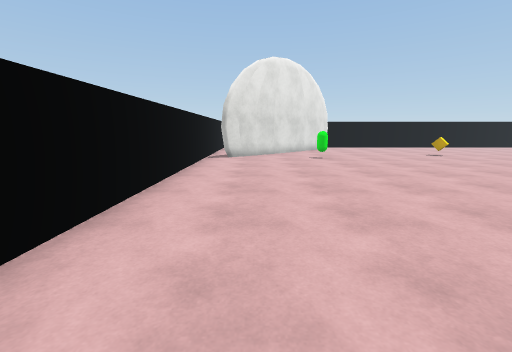
View 1 (above)

21 first-person views from a walk through a scene from a Unity 3-D project. The camera is 1.3 m above the floor, tilts 10° down and sees 90° across. The floor is counted in squares, 1 m on a side. Each view is taken from the middle of a square. On the plan, view 1 faces up. The plan holds only what a view shows up to about 13 squares ahead; the rest is blank. The player character is not drawn. Surface patterns are stand-ins for the level's own textures.

View 2
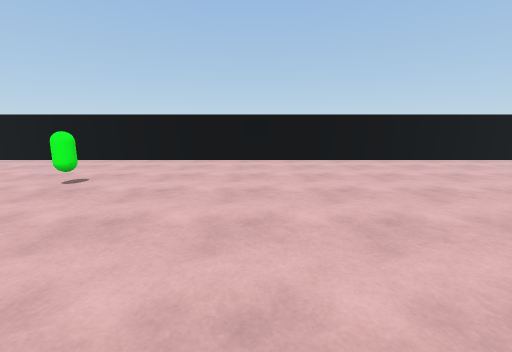

View 3
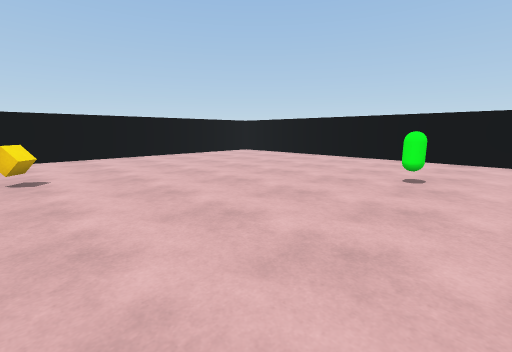

View 4
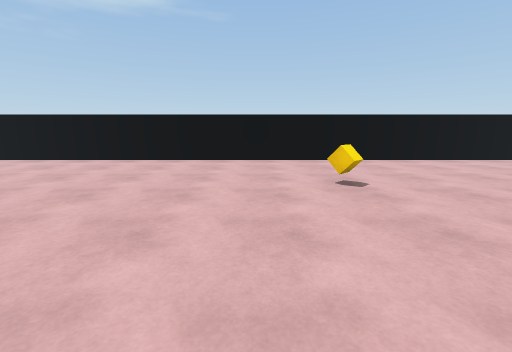

View 5
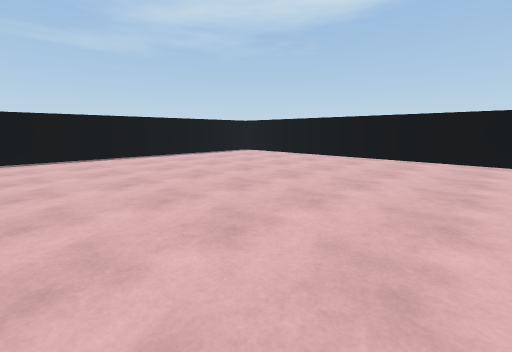

View 6
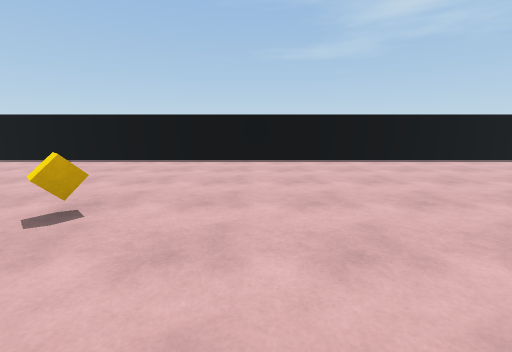

View 7
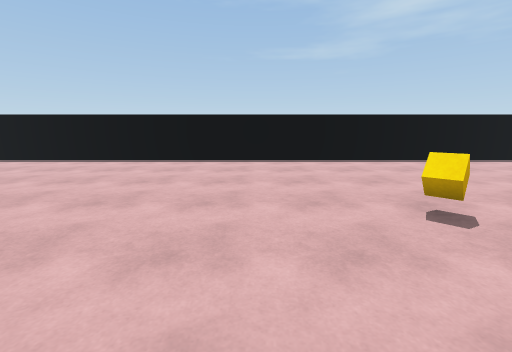

View 8
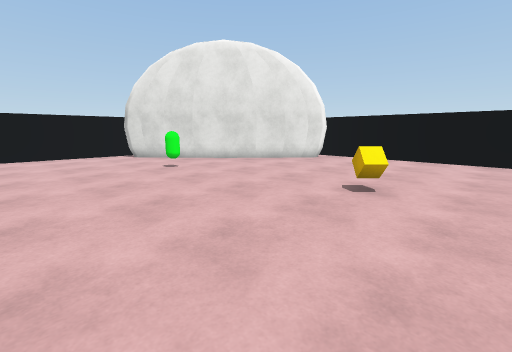

View 9
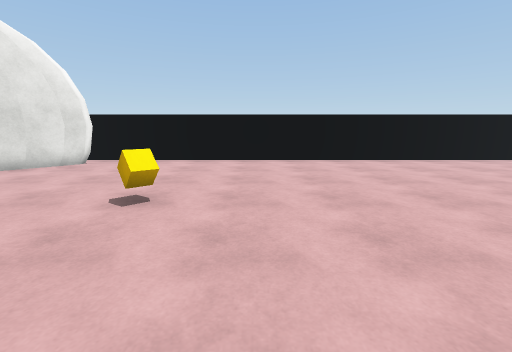

View 10
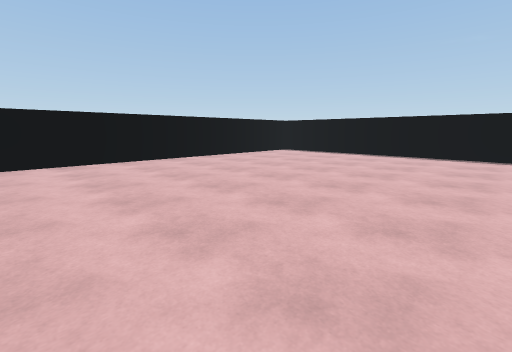

View 11
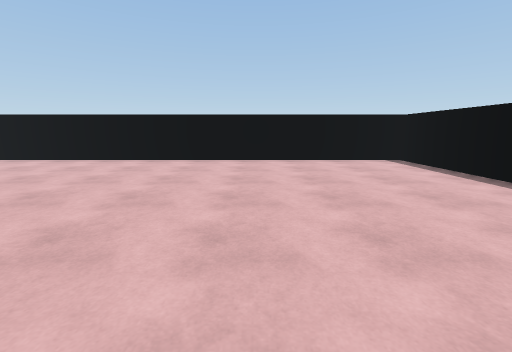

View 12
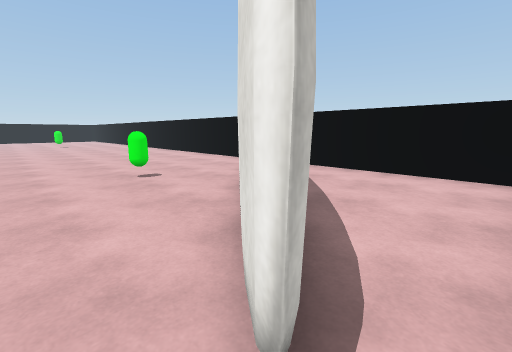

View 13
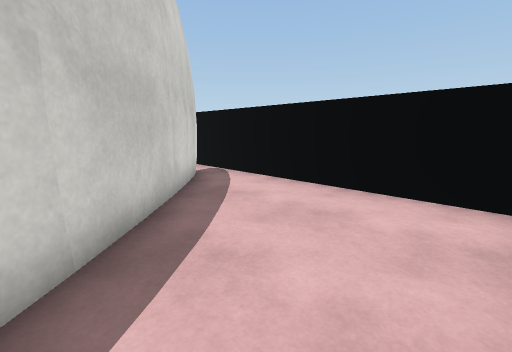

View 14
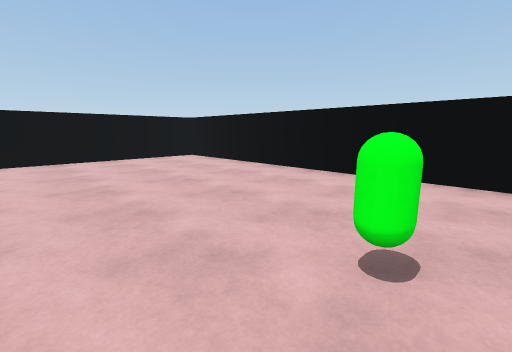

View 15
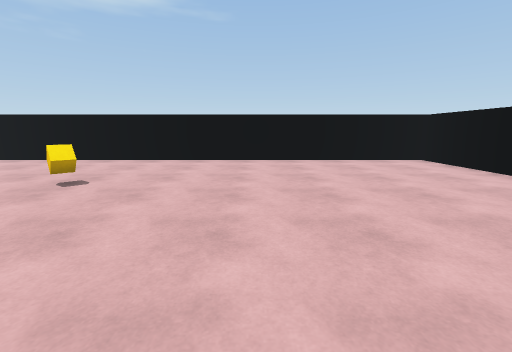

View 16
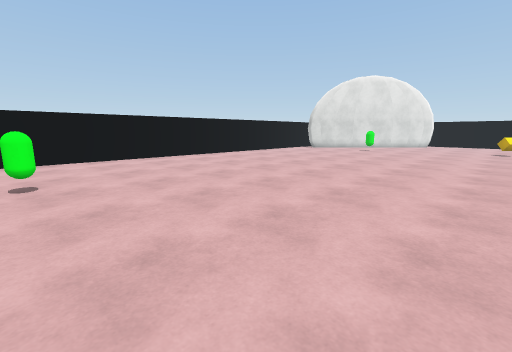

View 17
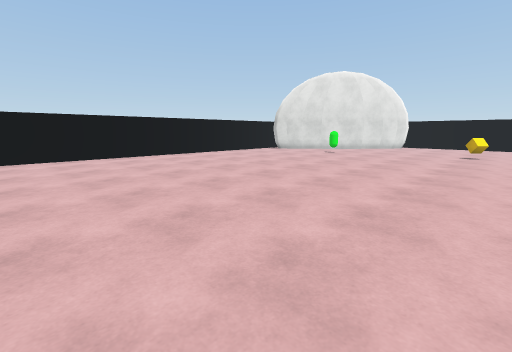

View 18
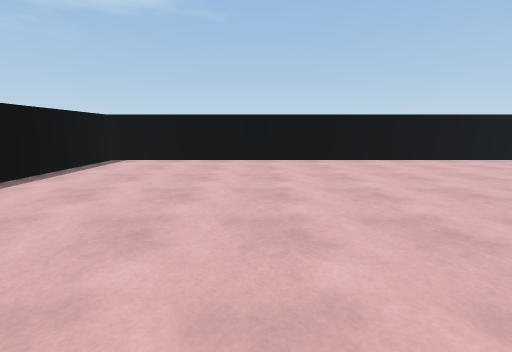

View 19
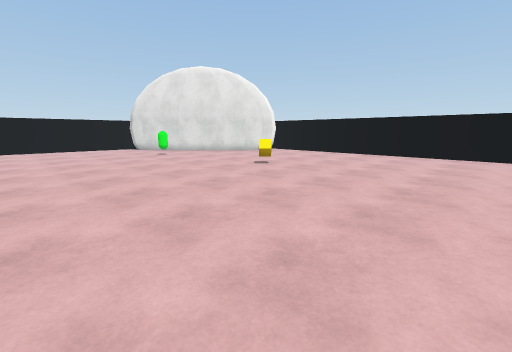

View 20
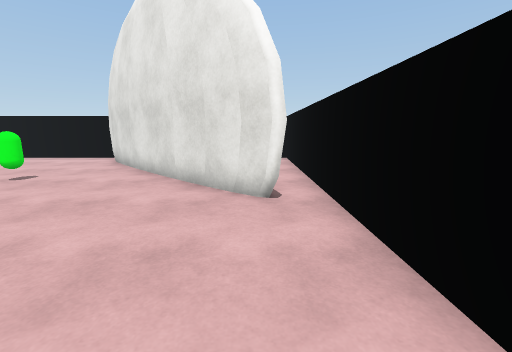

View 21
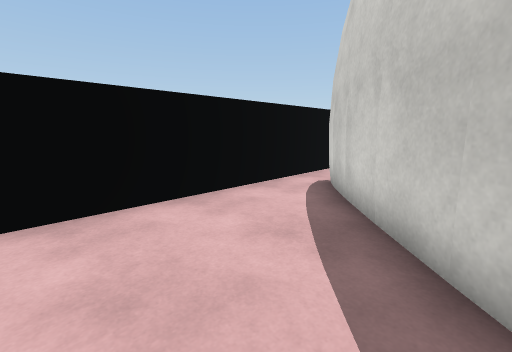

### Floor plan
Ten units are one square. View 1 is at (0, 0); x grows to the right and y downward. Boxes are objects, and circles mark ways between rooms. Rooms are numbered by the first view taken in them; rooms with no view inside come last. Other rooms are left out.
<svg viewBox="-30 -210 300 380">
<path fill="none" stroke="#000" d="M11 -147 -9 -129M-6 -132 -14 -126M-12 -127 -17 -125M42 -179 11 -146M-25 -130 -25 165 265 165 265 -205 55 -205M55 -195 41 -177M54 -195 52 -190M45 -189 52 -194M-13 -135 46 -192 55 -195M-15 -128 -11 -134M55 -205 -25 -205 -25 -130"/>
<rect x="25" y="45" width="10" height="10" fill="#bbb"><title>other object</title></rect>
<rect x="25" y="-125" width="10" height="10" fill="#bbb"><title>other object</title></rect>
<rect x="95" y="105" width="10" height="10" fill="#bbb"><title>other object</title></rect>
<rect x="95" y="-145" width="10" height="10" fill="#bbb"><title>other object</title></rect>
<rect x="185" y="-25" width="10" height="10" fill="#bbb"><title>other object</title></rect>
<circle cx="50" cy="-200" r="3" fill="#2a7"/>
<text x="120" y="-10">1</text>
<text x="0" y="-180">2</text>
</svg>
Room 1 opens to room 2.

Where each view was taken, in squares from view 1:
view 1: 0 up, 0 right, facing up
view 2: 0 up, 9 right, facing left
view 3: 3 down, 10 right, facing down-left
view 4: 5 down, 12 right, facing down
view 5: 4 down, 13 right, facing down-right
view 6: 1 down, 15 right, facing right
view 7: 5 up, 15 right, facing right
view 8: 8 up, 12 right, facing up-left
view 9: 9 up, 12 right, facing up
view 10: 9 up, 12 right, facing up-right
view 11: 9 up, 20 right, facing up
view 12: 20 up, 6 right, facing down-left
view 13: 20 up, 3 right, facing down-left
view 14: 4 down, 5 right, facing down-left
view 15: 5 down, 5 right, facing down
view 16: 5 down, 10 right, facing up-left
view 17: 2 down, 11 right, facing up-left
view 18: 5 down, 20 right, facing down
view 19: 6 up, 17 right, facing up-left
view 20: 19 up, 10 right, facing left
view 21: 16 up, 1 left, facing up-right
